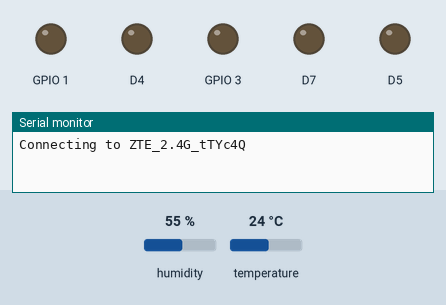
Bench run of a sketch on a simulated ESP8266 (Wemos D1 mini). On the bench: output pins drawn as LEDs (lit = HIGH), the last lines printed to the serial monitor. The inputs (shaded band) are chosen by the test bench; at power-on: humidity 55 %, temperature 24 °C. WiFi joins after 1.5 s; servers stay silent unless stated; uploads are accepted with an empty reply.

Above: at 0.1 s.
At 2.5 s:
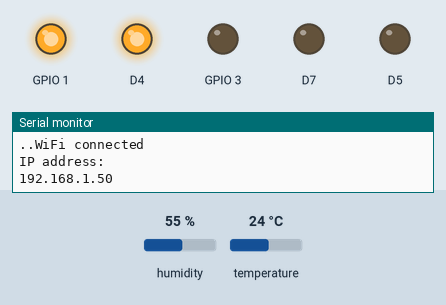
Timing chart, 0 to 4.0 s (numbered marks = the images above):
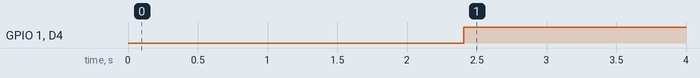

Measured:
- by itself, GPIO 1, D4: LOW → HIGH at 2.4 s

The sketch:

Humidity_Monitoring.ino
```cpp
#include <ESP8266WiFi.h>
#include <ESP8266HTTPClient.h>
#include <WiFiClient.h>
#include "DHTesp.h"
#include <time.h>

WiFiClient wifiClient;                                  //HTTP WiFiClient
HTTPClient http;                                        //HTTP client instance, you can have many
DHTesp dht;

const String SSID = "ZTE_2.4G_tTYc4Q";
const String password = "EYFN4VYi";
const String host = "192.168.1.2";                      //IP of web server

void setup() {
  Serial.begin(9600);

  //RELAY PIN
  pinMode(D4, OUTPUT);

  //BUZZER PIN
  pinMode(D5, OUTPUT);

  //SETUP DHT
  dht.setup(D8, DHTesp::DHT11);

  //SETUP RGB LED
  pinMode(D11, OUTPUT);
  pinMode(D10, OUTPUT);
  pinMode(D9, OUTPUT);

  //CONNECT TO WIFI
  Serial.println("Connecting to " + SSID);
  WiFi.mode(WIFI_STA);
  WiFi.begin(SSID, password);

  while (WiFi.status() != WL_CONNECTED) {
    delay(1000);
    Serial.print(".");
  }

  Serial.println("WiFi connected");
  Serial.println("IP address: ");
  Serial.println( WiFi.localIP());                      //IP of your WEMOS
}

int delayTime = 1000*60*5;

void loop() {
  if(WiFi.status()== WL_CONNECTED){
    check_humidity_value();
    if(delayTime >= 1000*60*5){
      store_temp_and_humidity(get_temperature(), get_humidity());
      delayTime = 0;
    }
    delay(500);
    delayTime += 500;
  }
  else{
    Serial.println("Error in WiFi connection");
  }
}

void check_humidity_value(){
  //update current temp on database
  update_current_humidity(get_humidity());

  //connect to web service
  String sql_statement = "http://" + host + "/HumidityMonitoring/WebService/getDehumidifierStatus.php";
  http.begin(wifiClient, sql_statement);
  http.addHeader("Content-Type", "text/plain");

  //get reply from web service
  http.GET();
  String dehumidifierStatus = http.getString();

  //set humidifier status
  if (dehumidifierStatus == "LOW"){
    low_humidity();
  }
  else if (dehumidifierStatus == "HIGH") {
    high_humidity();
  }
  else {
    normal_humidity();
  }
}

void update_current_humidity(String hum){
  String sql_statement = "http://" + host + "//HumidityMonitoring/WebService/updateCurrenthumidity.php?ipsrc=1&hum=" + hum;
  http.begin(wifiClient, sql_statement);
  http.addHeader("Content-Type", "text/plain");
  http.GET();
  String response = http.getString();
  Serial.println(response);
}

void store_temp_and_humidity(String temp, String hum){
  String sql_statement = "http://" + host + "/HumidityMonitoring/WebService/recordReading.php?ipsrc=1&hum=" + hum + "&temp=" + temp;
  http.begin(wifiClient, sql_statement);
  http.addHeader("Content-Type", "text/plain");
  http.GET();
  String response = http.getString();
  Serial.println(response);
}

void low_humidity(){
  //TRIGGER RELAY
  digitalWrite(D4, LOW);

  //DISPLAY GREEN
  analogWrite(D11, 0);
  analogWrite(D10, 0);
  analogWrite(D9, 255);

  //TRIGGER BUZZER
  tone(D5,261);
  delay(500);
  delayTime += 500;
  noTone(D5);
}

void normal_humidity(){
  //TRIGGER RELAY
  digitalWrite(D4, HIGH);

  //DISPLAY GREEN
  analogWrite(D11, 0);
  analogWrite(D10, 255);
  analogWrite(D9, 0);
}

void high_humidity(){
  //TRIGGER RELAY
  digitalWrite(D4, HIGH);

  //DISPLAY RED
  analogWrite(D11, 255);
  analogWrite(D10, 0);
  analogWrite(D9, 0);

  //TRIGGER BUZZER
  tone(D5,261);
  delay(500);
  delayTime += 500;
  noTone(D5);
}

String get_temperature(){
  float temperature = dht.getTemperature();

  char string_temp[5];
  sprintf(string_temp, "%g", temperature);

  return string_temp;
}

String get_humidity(){
  float humidity = dht.getHumidity();

  char string_hum[5];
  sprintf(string_hum, "%g", humidity);

  return string_hum;
}
```
